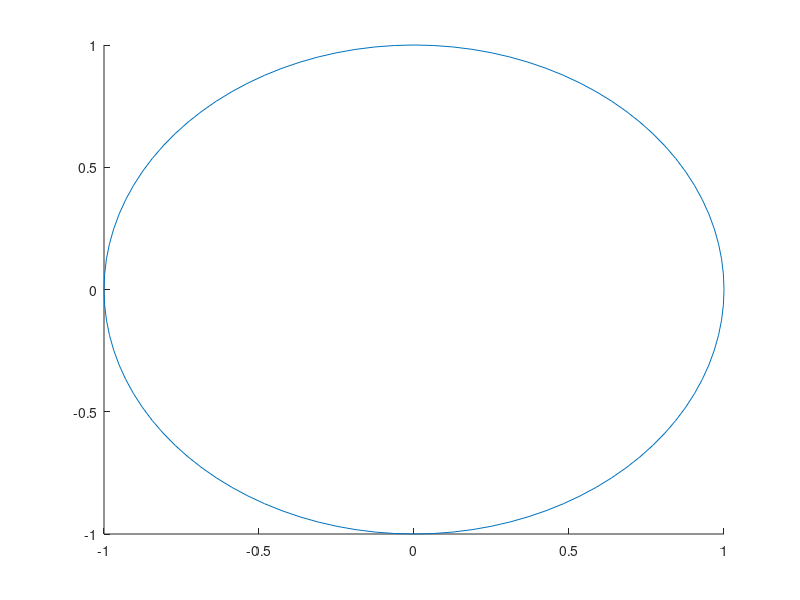

MATLAB code to generate this figure: (Note: this script raises an error after producing the figure.)
%% online check of the performance of the cnn
i = 0;
for i = 1:1000000
    th = 0 : pi/50:2*pi;
    xunit = 1 * cos(th) + 0;
    yunit = 1 * sin(th) + 0;
    figure(1);
    hold on
    plot(xunit,yunit);
    e = m1.emg_log;
    mat = abs(e(end-39:end,:));
    img_resize(:,:,1) = repelem(mat,1,5);
    imwrite(img_resize,"sample.jpeg");
    emg_img =imread('sample.jpeg');
    YPred = predict(net,emg_img);
    figure(1);scatter(YPred(1),YPred(2));
    hold off
    emg_squared = imresize(emg_img,[400 400]);
    figure(2);
    imshow(emg_squared);
    pause(0.5);

end




